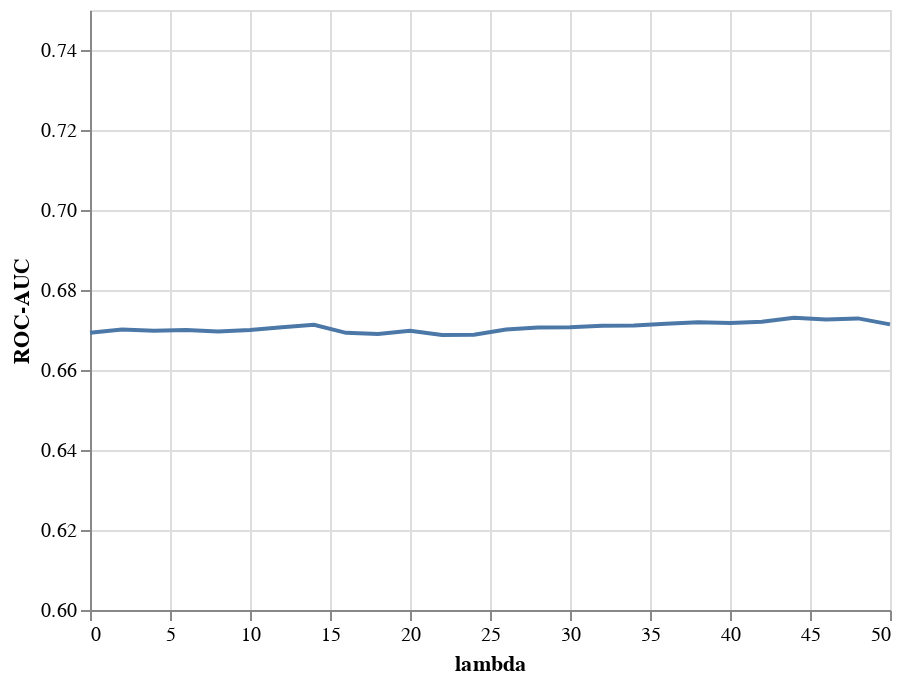

The notebook cell this image was saved under:
### Code cell
plot_parameter_tuning(ratio_logistic_analysis.dev_set_analysis)

### Figure 1 — Vega-Lite specification as saved in the notebook (floating-point values rounded to 4 significant figures)
{"config": {"view": {"continuousWidth": 400, "continuousHeight": 300}}, "data": {"name": "data-8b9822d161db7443285015cae8516262"}, "mark": "line", "encoding": {"x": {"type": "quantitative", "field": "lambda"}, "y": {"type": "quantitative", "field": "ROC-AUC", "scale": {"domain": [0.6, 0.75]}}}, "$schema": "https://vega.github.io/schema/vega-lite/v4.8.1.json", "datasets": {"data-8b9822d161db7443285015cae8516262": [{"lambda": 0.0, "ROC-AUC": 0.6693}, {"lambda": 2.0, "ROC-AUC": 0.6701}, {"lambda": 4.0, "ROC-AUC": 0.6698}, {"lambda": 6.0, "ROC-AUC": 0.67}, {"lambda": 8.0, "ROC-AUC": 0.6697}, {"lambda": 10.0, "ROC-AUC": 0.67}, {"lambda": 12.0, "ROC-AUC": 0.6707}, {"lambda": 14.0, "ROC-AUC": 0.6713}, {"lambda": 16.0, "ROC-AUC": 0.6693}, {"lambda": 18.0, "ROC-AUC": 0.669}, {"lambda": 20.0, "ROC-AUC": 0.6698}, {"lambda": 22.0, "ROC-AUC": 0.6687}, {"lambda": 24.0, "ROC-AUC": 0.6688}, {"lambda": 26.0, "ROC-AUC": 0.6701}, {"lambda": 28.0, "ROC-AUC": 0.6706}, {"lambda": 30.0, "ROC-AUC": 0.6707}, {"lambda": 32.0, "ROC-AUC": 0.6711}, {"lambda": 34.0, "ROC-AUC": 0.6711}, {"lambda": 36.0, "ROC-AUC": 0.6716}, {"lambda": 38.0, "ROC-AUC": 0.672}, {"lambda": 40.0, "ROC-AUC": 0.6718}, {"lambda": 42.0, "ROC-AUC": 0.672}, {"lambda": 44.0, "ROC-AUC": 0.6731}, {"lambda": 46.0, "ROC-AUC": 0.6726}, {"lambda": 48.0, "ROC-AUC": 0.6729}, {"lambda": 50.0, "ROC-AUC": 0.6714}]}}
